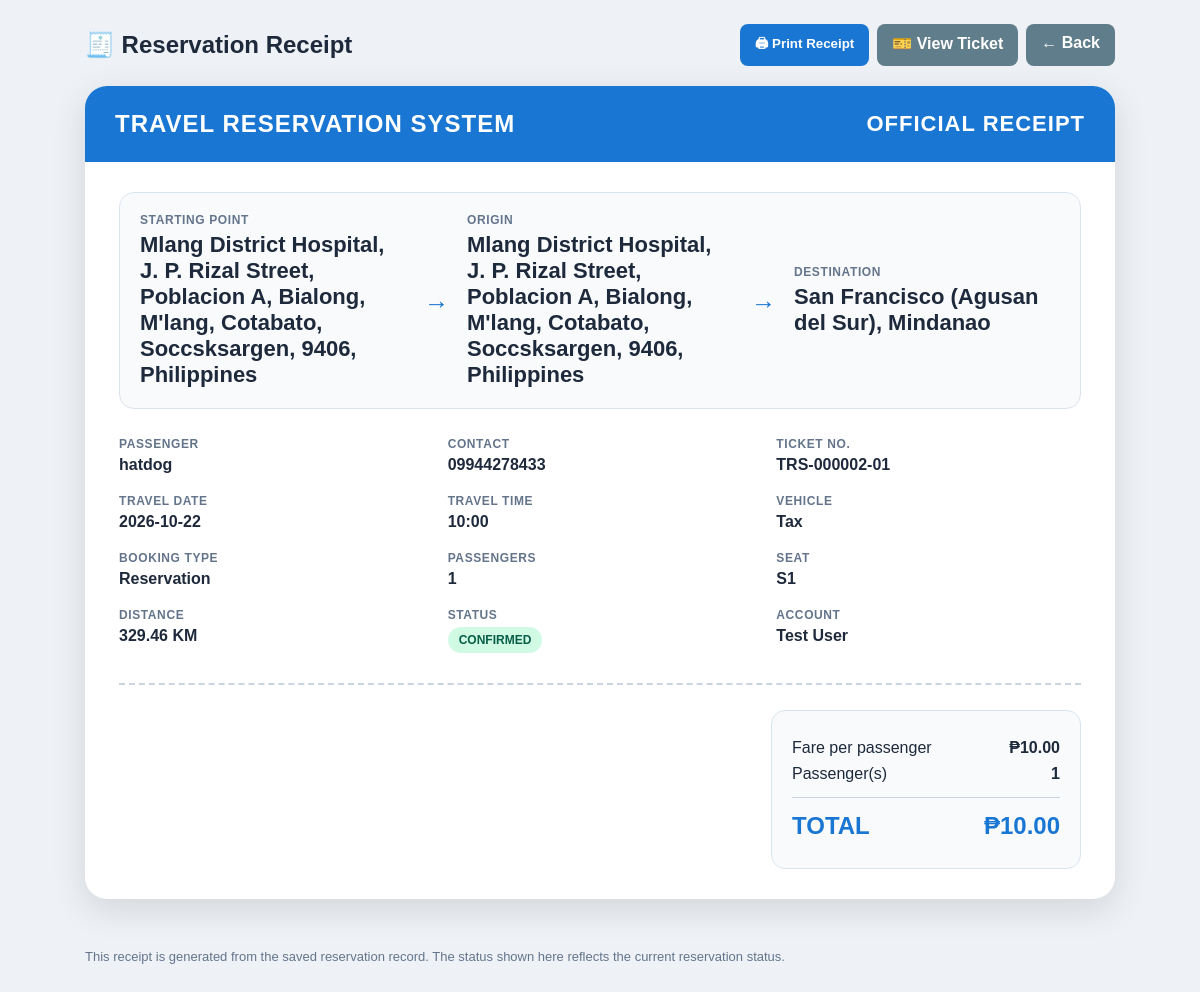
/receipt/TRS-000002-01 (signed in), run on the app's committed database.
### tables this page shows
CREATE TABLE tickets (
            ticket_id INTEGER PRIMARY KEY AUTOINCREMENT,
            reservation_id INTEGER NOT NULL,
            user_id INTEGER NOT NULL,
            passenger_name TEXT NOT NULL,
            contact TEXT NOT NULL,
            starting_location TEXT NOT NULL,
            origin TEXT NOT NULL,
            destination TEXT NOT NULL,
            travel_date TEXT NOT NULL,
            travel_time TEXT NOT NULL,
            vehicle TEXT NOT NULL,
            seat_number TEXT NOT NULL,
            fare REAL DEFAULT 0,
            status TEXT DEFAULT 'Pending',
            booking_type TEXT,
            passengers INTEGER DEFAULT 1,
            ticket_number TEXT UNIQUE NOT NULL, vehicle_code TEXT,
            FOREIGN KEY (reservation_id)
                REFERENCES reservations(reservation_id),
            FOREIGN KEY (user_id)
                REFERENCES users(user_id)
        );

CREATE TABLE reservations (
            reservation_id INTEGER PRIMARY KEY AUTOINCREMENT,
            user_id INTEGER NOT NULL,
            passenger_name TEXT NOT NULL,
            contact TEXT NOT NULL,
            starting_location TEXT NOT NULL,
            origin TEXT NOT NULL,
            destination TEXT NOT NULL,
            travel_date TEXT NOT NULL,
            travel_time TEXT NOT NULL,
            vehicle TEXT NOT NULL,
            passengers INTEGER NOT NULL,
            distance REAL DEFAULT 0,
            fare REAL DEFAULT 0,
            status TEXT DEFAULT 'Pending', seat_number TEXT DEFAULT '', ticket_number TEXT DEFAULT '', booking_type
            TEXT DEFAULT 'Ride Reservation', passenger_names TEXT, booking_reference TEXT, vehicle_code TEXT,
            FOREIGN KEY (user_id) REFERENCES users(user_id)
        );

CREATE TABLE users (
            user_id INTEGER PRIMARY KEY AUTOINCREMENT,
            full_name TEXT NOT NULL,
            username TEXT UNIQUE NOT NULL,
            password TEXT NOT NULL,
            contact TEXT
        );

### TravelReservationSystem/app.py (the view)
@app.route("/receipt/<ticket_number>")
def view_receipt(ticket_number):
    if "user_id" not in session:
        return redirect(url_for("login"))
    conn = get_db()
    ticket = conn.execute(
        """
        SELECT
            t.*,
            r.distance AS distance,
            r.fare AS reservation_fare,
            u.full_name AS account_name,
            u.username
        FROM tickets t
        JOIN reservations r
            ON t.reservation_id = r.reservation_id
        JOIN users u
            ON t.user_id = u.user_id
        WHERE t.ticket_number = ?
        """,
        (ticket_number,)
    ).fetchone()
    conn.close()
    if not ticket:
        abort(404)
    if session.get("username") != "admin":
        if ticket["user_id"] != session.get("user_id"):
            flash(
                "You can only view your own receipt.",
                "error"
            )
            return redirect(url_for("dashboard"))
    return render_template(
        "receipt.html",
        ticket=ticket
    )

### TravelReservationSystem/app.py (called while the page is built)
def get_db():
    conn = sqlite3.connect(DATABASE, timeout=30)
    conn.row_factory = sqlite3.Row
    return conn

### TravelReservationSystem/templates/receipt.html (shortened to what this page needs)
<!DOCTYPE html>
<html lang="en">
<head>
</head>
<body>
<div class="topbar">
    <h2>🧾 Reservation Receipt</h2>
    <div class="actions">
        <button onclick="window.print()">🖨 Print Receipt</button>
        <a class="btn gray" href="{{ url_for('view_ticket', ticket_number=ticket.ticket_number) }}">
            🎫 View Ticket
        </a>
        <a class="btn gray" href="{{ url_for('dashboard') }}">← Back</a>
    </div>
</div>
<div class="receipt-wrap">
    <div class="receipt">
        <div class="receipt-head">
            <div class="brand">TRAVEL RESERVATION SYSTEM</div>
            <div class="receipt-title">OFFICIAL RECEIPT</div>
        </div>
        <div class="receipt-body">
            <div class="route">
                <div class="place">
                    <small>STARTING POINT</small>
                    <strong>{{ ticket.starting_location }}</strong>
                </div>
                <div class="arrow">→</div>
                <div class="place">
                    <small>ORIGIN</small>
                    <strong>{{ ticket.origin if ticket.origin else '—' }}</strong>
                </div>
                <div class="arrow">→</div>
                <div class="place">
                    <small>DESTINATION</small>
                    <strong>{{ ticket.destination }}</strong>
                </div>
            </div>
            <div class="info-grid">
                <div>
                    <span class="label">PASSENGER</span>
                    <div class="value">{{ ticket.passenger_name }}</div>
                </div>
                <div>
                    <span class="label">CONTACT</span>
                    <div class="value">{{ ticket.contact }}</div>
                </div>
                <div>
                    <span class="label">TICKET NO.</span>
                    <div class="value">{{ ticket.ticket_number }}</div>
                </div>
                <div>
                    <span class="label">TRAVEL DATE</span>
                    <div class="value">{{ ticket.travel_date }}</div>
                </div>
                <div>
                    <span class="label">TRAVEL TIME</span>
                    <div class="value">{{ ticket.travel_time }}</div>
                </div>
                <div>
                    <span class="label">VEHICLE</span>
                    <div class="value">{{ ticket.vehicle }}</div>
                </div>
                <div>
                    <span class="label">BOOKING TYPE</span>
                    <div class="value">{{ ticket.booking_type }}</div>
                </div>
                <div>
                    <span class="label">PASSENGERS</span>
                    <div class="value">{{ ticket.passengers }}</div>
                </div>
                <div>
                    <span class="label">SEAT</span>
                    <div class="value">{{ ticket.seat_number if ticket.seat_number else 'RIDE' }}</div>
                </div>
                <div>
                    <span class="label">DISTANCE</span>
                    <div class="value">{{ '%.2f'|format(ticket.distance|float) }} KM</div>
                </div>
                <div>
                    <span class="label">STATUS</span>
                    <div class="value">
                        <span class="status {{ ticket.status|lower }}">
                            {{ ticket.status|upper }}
                        </span>
                    </div>
                </div>
                <div>
                    <span class="label">ACCOUNT</span>
                    <div class="value">{{ ticket.account_name }}</div>
                </div>
            </div>
            <div class="summary">
                <div class="total-box">
                    <div class="total-row">
                        <span>Fare per passenger</span>
                        <strong>₱{{ '%.2f'|format(ticket.fare|float) }}</strong>
                    </div>
                    <div class="total-row">
                        <span>Passenger(s)</span>
                        <strong>{{ ticket.passengers }}</strong>
                    </div>
                    <div class="total-row total">
                        <span>TOTAL</span>
                        <strong>₱{{ '%.2f'|format(
                            (ticket.reservation_fare if ticket.reservation_fare is not none
                             else ticket.fare|float * ticket.passengers|int)|float
                        ) }}</strong>
                    </div>
                </div>
            </div>
        </div>
    </div>
</div>
<div class="note">
    This receipt is generated from the saved reservation record. The status shown here reflects the current reservation status.
</div>
</body>
</html>

### TravelReservationSystem/templates/receipt.html (style rules this page uses)
* { box-sizing: border-box; }
body { margin: 0; font-family: Arial, sans-serif; background: #eef2f6; color: #1e293b; }
.topbar { max-width: 1050px; margin: 24px auto 0; display: flex; gap: 10px; align-items: center; justify-content: space-between; padding: 0 10px; }
.topbar h2 { margin: 0; }
.actions { display: flex; gap: 8px; flex-wrap: wrap; }
button, a.btn { border: 0; border-radius: 8px; padding: 10px 15px; cursor: pointer; text-decoration: none; font-weight: bold; background: #1976d2; color: white; }
.btn.gray { background: #607d8b; }
.receipt-wrap { max-width: 1050px; margin: 20px auto 50px; padding: 0 10px; }
.receipt { background: white; border-radius: 22px; overflow: hidden; box-shadow: 0 10px 35px rgba(0,0,0,.12); }
.receipt-head { background: #1976d2; color: white; padding: 24px 30px; display: flex; justify-content: space-between; align-items: center; gap: 20px; }
.brand { font-size: 24px; font-weight: 800; letter-spacing: 1px; }
.receipt-title { font-size: 22px; font-weight: 800; letter-spacing: 1px; }
.receipt-body { padding: 30px 34px; }
.route { display: grid; grid-template-columns: 1fr auto 1fr auto 1fr; gap: 18px; align-items: center; padding: 20px; border: 1px solid #dbe4ee; border-radius: 15px; background: #f8fafc; margin-bottom: 28px; }
.route .place { min-width: 0; }
.route small, .label { display: block; color: #64748b; font-size: 12px; font-weight: 700; letter-spacing: .6px; }
.route strong { display: block; font-size: 22px; margin-top: 5px; word-break: break-word; }
.arrow { font-size: 25px; color: #1976d2; }
.info-grid { display: grid; grid-template-columns: repeat(3, 1fr); gap: 20px 24px; }
.value { font-size: 16px; font-weight: 700; margin-top: 5px; word-break: break-word; }
.summary { margin-top: 30px; border-top: 2px dashed #cbd5e1; padding-top: 25px; display: flex; justify-content: flex-end; }
.total-box { min-width: 310px; padding: 20px; border-radius: 14px; background: #f8fafc; border: 1px solid #dbe4ee; }
.total-row { display: flex; justify-content: space-between; gap: 20px; margin: 8px 0; }
.total { margin-top: 14px; padding-top: 14px; border-top: 1px solid #cbd5e1; font-size: 24px; font-weight: 800; color: #1976d2; }
.status { display: inline-block; padding: 6px 11px; border-radius: 999px; font-weight: 800; font-size: 12px; }
.confirmed { background: #d1fae5; color: #065f46; }
.note { max-width: 1050px; margin: 0 auto 40px; padding: 0 10px; color: #64748b; font-size: 13px; }

### data on the page
tickets: starting_location "Mlang District Hospital, J. P. Rizal Street, Poblacion A, Bialong, M'lang, Cotabato, Soccsksargen, 9406, Philippines", origin "Mlang District Hospital, J. P. Rizal Street, Poblacion A, Bialong, M'lang, Cotabato, Soccsksargen, 9406, Philippines", destination "San Francisco (Agusan del Sur), Mindanao", passenger_name "hatdog", contact "09944278433", ticket_number "TRS-000002-01", travel_date "2026-10-22", travel_time "10:00", vehicle "Tax", booking_type "Reservation", passengers "1", seat_number "S1", status "CONFIRMED", fare "10.00"
reservations: distance "329.46", fare "10.00"
users: account_name "Test User"
